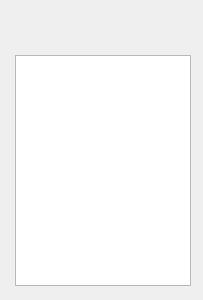
<?xml version="1.0" encoding="UTF-8"?>
<ui version="4.0">
 <class>displayEvents</class>
 <widget class="QDialog" name="displayEvents">
  <property name="geometry">
   <rect>
    <x>0</x>
    <y>0</y>
    <width>203</width>
    <height>300</height>
   </rect>
  </property>
  <property name="windowTitle">
   <string>Dialog</string>
  </property>
  <widget class="QTableWidget" name="tblEvents">
   <property name="geometry">
    <rect>
     <x>15</x>
     <y>55</y>
     <width>176</width>
     <height>231</height>
    </rect>
   </property>
  </widget>
 </widget>
 <resources/>
 <connections/>
</ui>
